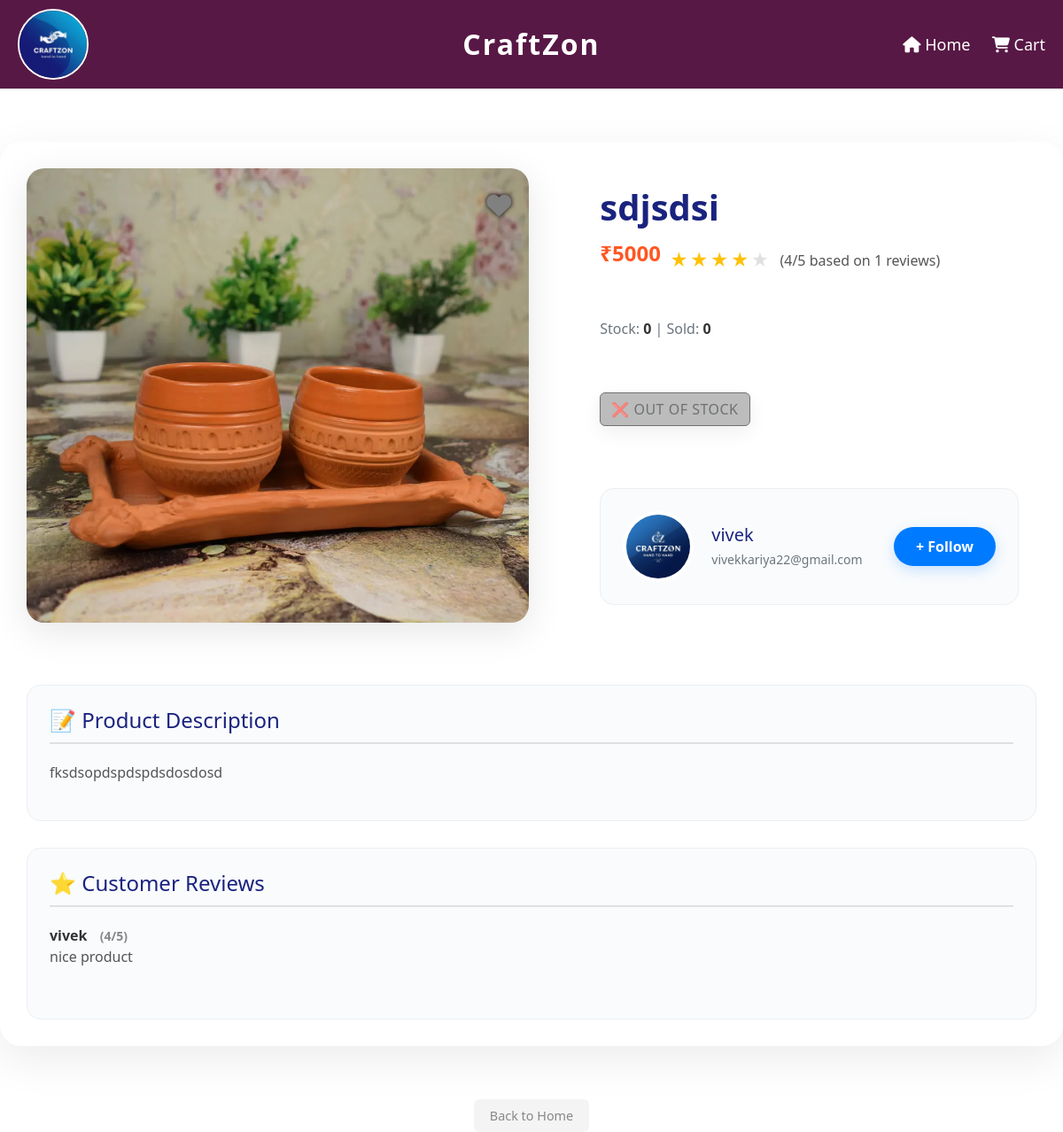
The app's page /user/online_view.php?product_id=1011 with its own data.
### tables this page shows
CREATE TABLE `product_table` (
  `product_id` int(11) NOT NULL,
  `product_name` varchar(25) NOT NULL,
  `crafted_by` varchar(25) NOT NULL,
  `category` varchar(25) NOT NULL,
  `price` int(11) NOT NULL,
  `stock_quantity` int(11) NOT NULL,
  `stock_status` enum('in stock','out of stock') NOT NULL,
  `product_description` varchar(200) NOT NULL,
  `image` varchar(255) NOT NULL,
  `created_at` datetime NOT NULL DEFAULT current_timestamp(),
  `status` enum('active','suspend') NOT NULL
);

CREATE TABLE `seller` (
  `sellerid` int(11) NOT NULL,
  `storenm` varchar(30) NOT NULL,
  `sellernm` varchar(30) NOT NULL,
  `selleremailid` varchar(50) NOT NULL,
  `gstinno` varchar(15) NOT NULL,
  `shopimage` varchar(255) NOT NULL,
  `description` varchar(255) NOT NULL,
  `time` date NOT NULL DEFAULT current_timestamp(),
  `status` enum('active','suspend') NOT NULL DEFAULT 'active'
);

CREATE TABLE `feedbacks` (
  `fid` int(11) NOT NULL,
  `order_id` int(11) NOT NULL,
  `user_name` varchar(50) NOT NULL,
  `rating` int(11) NOT NULL,
  `comment` text NOT NULL,
  `created_at` timestamp NOT NULL DEFAULT current_timestamp()
);

### user/online_view.php (the view, shortened to what this page needs)
<?php
$con = mysqli_connect("localhost", "root", "", "craftzon");
$pid = isset($_REQUEST['product_id']) ? intval($_REQUEST['product_id']) : 0;
$userid = isset($_SESSION['users_id']) ? $_SESSION['users_id'] : (isset($_REQUEST['userid']) ? intval($_REQUEST['userid']) : 0);
$query = "SELECT * FROM product_table WHERE product_id = $pid";
$result = mysqli_query($con, $query);
$product_data = mysqli_fetch_assoc($result);
        ?>
        <?php
$sellernm = $product_data['crafted_by'];
$query = "SELECT * FROM seller WHERE sellernm = '$sellernm'";
$result = mysqli_query($con, $query);
$rs = mysqli_fetch_assoc($result);
$isFollowing = false;
?>
<!DOCTYPE html>
<html lang="en">
<head>
<link rel="stylesheet" href="https://cdnjs.cloudflare.com/ajax/libs/font-awesome/6.5.1/css/all.min.css" />
<link href='https://cdnjs.cloudflare.com/ajax/libs/font-awesome/6.7.2/css/all.min.css' rel='stylesheet'>
<link href="https://cdnjs.cloudflare.com/ajax/libs/bootstrap/5.3.2/css/bootstrap.min.css" rel="stylesheet">
</head>
<body>
<div class="container-fluid" style="background-color:#581845; padding:10px 20px;">
    <div class="row align-items-center">
        <div class="col-4">
            <a href="crafthome.php"><img src="../craftzonlogo.jpeg" class="img-fluid rounded-circle" style="max-width: 80px; border: 2px solid white; background-color: #581845;"></a>
        </div>
        <div class="col-4 text-center">
            <h2 style="color:white; margin:0; font-weight:bold; letter-spacing:2px;">CraftZon</h2>
        </div>
        <div class="col-4 text-end">
            <a href="crafthome.php" style="color:white; text-decoration:none; margin-right:20px; font-size:18px;"><i class="fa-solid fa-house"></i> Home</a>
            <a href="#" onclick="checkLogin(event, 'cart.php')" style="color:white; text-decoration:none; font-size:18px;"><i class="fa-solid fa-cart-shopping"></i> Cart</a>
        </div>
    </div>
</div>
<div class="product-wrapper">
    <div class="main-content">
        <div class="product-image-container">
            <img src="../<?php
 echo $product_data['image']; ?>" alt="Product Image" class="product-image">
            <div id="wishlist-icon">
                <i class="fa-solid fa-heart" style="color:<?php
                    $checkWish = mysqli_query($con, "SELECT * FROM wishlist WHERE user_id=$userid AND product_id=$pid");
                    echo (mysqli_num_rows($checkWish) > 0) ? 'red' : 'gray';
                ?>;"></i>
            </div>
        </div>
        <div class="product-details">
            <h1><?php
 echo $product_data['product_name']; ?></h1>
            <?php
            $avgQuery = "SELECT AVG(rating) AS avg_rating, COUNT(*) AS total_reviews
                         FROM feedbacks
                         WHERE order_id IN (SELECT orderid FROM craftorder WHERE productid=$pid)";
            $avgResult = mysqli_query($con, $avgQuery);
            $avgData = mysqli_fetch_assoc($avgResult);
            $avgRating = round($avgData['avg_rating'], 1);
            $totalReviews = $avgData['total_reviews'];
            ?>
            <div class="ratings">
                <p class="price">
                    ₹<?php
 echo $product_data['price']; ?>
                </p>
                <div class="stars">
                    <?php
                    $filledStars = floor($avgRating);
                    $hasHalfStar = ($avgRating - $filledStars) >= 0.25 && ($avgRating - $filledStars) <= 0.75;
                    $emptyStars = 5 - $filledStars - ($hasHalfStar ? 1 : 0);
                    for($i = 0; $i < $filledStars; $i++){ echo '<span>★</span>'; }
                    for($i = 0; $i < $emptyStars; $i++){ echo '<span style="color: #e0e0e0;">★</span>'; }
                    ?>
                </div>
                <span style="font-size: 16px; color: #555;">
                    (<?php
 echo $avgRating; ?>/5 based on <?php
 echo $totalReviews;?> reviews)
                </span>
            </div>
            <p class="stock-info">
                Stock: <span><?php
 echo $product_data['stock_quantity']; ?></span> | Sold: <span>
                <?php
                    $query = "SELECT SUM(quantity) AS total_sold FROM craftorder WHERE productid=$pid AND ordertime >= CURDATE() - INTERVAL 30 DAY";
                    $result = mysqli_query($con, $query);
                    $row = mysqli_fetch_assoc($result);
                    echo $row['total_sold'] ?? 0;
                ?>
                </span>
            </p>
            <div class="btn-group">
                <?php
 if($product_data['stock_quantity'] > 0): ?>
                  <form method="POST" action="orderform.php" id="buyForm" onsubmit="return checkLogin(event);">
    <input type="hidden" name="uid" value="<?php
 echo $userid; ?>">
    <input type="hidden" name="pid" value="<?php
 echo $pid; ?>">
    <input type="hidden" name="pnm" value="<?php
 echo htmlspecialchars($product_data['product_name']); ?>">
    <input type="hidden" name="prc" value="<?php
 echo $product_data['price']; ?>">
    <input type="submit" class="btn btn-buy" value="⚡ Buy Now">
</form>
                    <?php
                    $check = mysqli_query($con,"SELECT * FROM user_cart WHERE user_id=$userid AND product_id=$pid");
                    if(mysqli_num_rows($check) > 0){
                       echo "
<form action='cart.php' method='POST' style='display:inline;'>
    <input type='hidden' name='uid' value='$userid'>
    <button type='submit' class='btn btn-cart'>Go to Cart</button>
</form>
";
                    } else {
                        echo '<form method="post" class="add-to-cart-form" onsubmit="return checkLogin(event);" style="flex: 1;"><input type="hidden" name="product_id" value="'.$pid.'"><input type="submit" class="btn btn-cart" value="🛒 Add to Cart"></form>';
                    }
                    ?>
                <?php
 else: ?>
                    <button class="btn btn-cart" style="background:#999; cursor:not-allowed;" disabled>❌ Out of Stock</button>
                <?php
 endif; ?>
            </div>
            <div class="maker-box">
                <img src="../<?php
 echo $rs['shopimage'];?>" alt="Shop Logo">
                <div class="maker-info">
                    <h3><?php
 echo $product_data['crafted_by'];?></h3>
                    <p><?php
 echo $rs['selleremailid'];?></p>
                </div>
                <button id="follow-btn" class="follow-btn <?php
 echo $isFollowing ? 'following' : ''; ?>">
                    <?php
 echo $isFollowing ? 'Unfollow' : '+ Follow'; ?>
                </button>
            </div>
        </div>
    </div>
    <div class="section-container">
        <div class="section-box">
            <h2>📝 Product Description</h2>
            <p><?php
 echo nl2br($product_data['product_description']);?></p>
        </div>
        <div class="section-box">
            <h2>⭐ Customer Reviews</h2>
            <div class="review-scroll" id="reviewContainer">
                <?php
                $query = "SELECT * FROM feedbacks WHERE order_id IN (SELECT orderid FROM craftorder WHERE productid=$pid) ORDER BY created_at DESC";
                $result = mysqli_query($con, $query);
                $count = 0;
                if (mysqli_num_rows($result) > 0) {
                    while ($review = mysqli_fetch_assoc($result)) {
                        $isHidden = $count >= 5 ? 'hidden-review' : '';
                        echo "<div class='review-item $isHidden'>";
                        echo "<strong>{$review['user_name']}</strong> <span style='font-weight: bold;'>({$review['rating']}/5)</span>";
                        echo "<p>{$review['comment']}</p>";
                        echo "</div>";
                        $count++;
                    }
                } else {
                    echo "<p>No reviews yet.</p>";
                }
                ?>
            </div>
        </div>
    </div>
</div>
<div class="section text-center">
        <a href="crafthome.php?category=home" class="btn-home">Back to Home</a>
    </div>
</body>
</html>

### user/online_view.php (style rules this page uses)
body { margin: 0; font-family: 'Poppins', sans-serif; background: #eef1f6; color: #333; }
.product-wrapper { max-width: 1200px; margin: 60px auto; padding: 30px; background: #fff; border-radius: 24px; box-shadow: 0 15px 50px rgba(0,0,0,0.08); display: flex; flex-direction: column; }
.main-content { display: flex; gap: 60px; margin-bottom: 40px; }
.product-image-container { flex: 1.2; position: relative; overflow: hidden; border-radius: 20px; box-shadow: 0 10px 40px rgba(0,0,0,0.1); }
.product-image { width: 100%; height:100%; object-fit: cover; aspect-ratio: 4/3; display: block; }
.product-details { flex: 1; padding: 20px; }
.product-details h1 { font-size: 40px; font-weight: 700; margin-bottom: 10px; color: #1a237e; }
.price { font-size: 24px; color: #ff5722; font-weight: 800; margin-bottom: 15px; }
.ratings { display: flex; align-items: center; gap: 10px; margin-bottom: 20px; }
.stars { color: #ffc107; font-size: 20px; letter-spacing: 2px; }
.stock-info { font-size: 16px; color: #6c757d; margin-bottom: 30px; padding-top: 20px; }
.stock-info span { font-weight: 600; color: #333; }
.btn-group { display: flex; gap: 20px; margin: 30px 0; }
.btn { flex: 1; padding: 18px; border: none; font-size: 18px; font-weight: bold; border-radius: 50px; cursor: pointer; text-transform: uppercase; letter-spacing: 0.5px; box-shadow: 0 8px 25px rgba(0,0,0,0.1); transition: transform 0.2s, box-shadow 0.2s; }
.btn-cart { background: #28a745; color: #fff; }
.maker-box { margin-top: 40px; padding: 25px; border-radius: 16px; background: #f9fbfd; border: 1px solid #eceff1; display: flex; align-items: center; gap: 20px; }
.maker-box img { width: 80px; height: 80px; border-radius: 50%; object-fit: cover; border: 4px solid #fff; }
.maker-info { flex-grow: 1; }
.maker-info h3 { margin: 0; font-size: 20px; color: #1a237e; }
.maker-info p { margin: 5px 0 0; font-size: 14px; color: #6c757d; }
.follow-btn { padding: 10px 25px; border: none; border-radius: 30px; background: #007bff; color: #fff; font-weight: 600; cursor: pointer; transition: all 0.3s ease; box-shadow: 0 5px 15px rgba(0,123,255,0.2); }
#wishlist-icon { position: absolute; top: 20px; right: 20px; font-size: 28px; cursor: pointer; text-shadow: 0 0 5px #000; transition: transform 0.3s, filter 0.3s; }
.section-box { background: #f9fbfd; border-radius: 16px; padding: 25px; margin-top: 30px; border: 1px solid #eceff1; }
.section-box h2 { font-size: 24px; color: #1a237e; margin-top: 0; border-bottom: 2px solid #e0e0e0; padding-bottom: 10px; margin-bottom: 20px; }
.section-box p { line-height: 1.6; color: #555; }
.review-item { border-bottom: 1px solid #e0e0e0; padding-bottom: 15px; margin-bottom: 15px; }
.review-item:last-child { border-bottom: none; margin-bottom: 0; }
.review-item strong { font-size: 16px; color: #333; }
.review-item span { font-size: 14px; color: #888; margin-left: 10px; }
.btn-home { display: inline-block; background-color: #f0f0f0; color: #555; padding: 8px 18px; border-radius: 6px; text-decoration: none; font-size: 0.9rem; opacity: 0.7; transition: all 0.3s ease; }

### records on screen
product_table: image (picture), product_name "sdjsdsi", price "5000", stock_quantity "0", crafted_by "vivek", product_description "fksdsopdspdspdsdosdosd"
seller: shopimage (picture), selleremailid "vivekkariya22@gmail.com"
feedbacks: user_name "vivek", rating "4", comment "nice product"

### other values on screen
$avgRating "4"
$totalReviews "1"
$row['total_sold'] "0"
